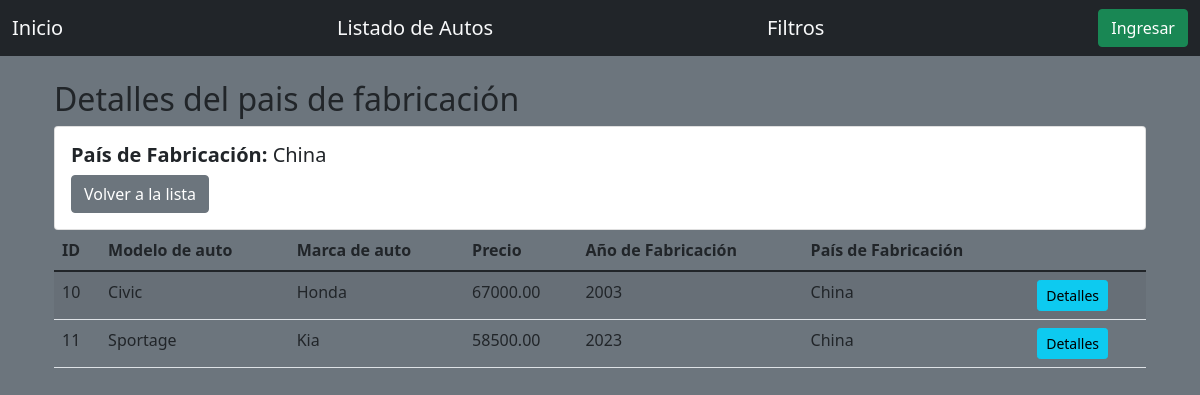
Screenshot of /vehiculos/pais/4/ with the database file from the repository.
### vehiculos/models.py (models this page shows, shortened)
class Pais(models.Model):
    name = models.CharField(max_length=20)
    def __str__(self):
        return self.name

class Auto(models.Model):
    name = models.CharField(max_length=120)
    mark = models.ForeignKey(
        Marca,
        on_delete=models.SET_NULL,
        related_name='marcas',
        null=True,
    )
    price = models.DecimalField(
        max_digits=10,
        decimal_places=2,
    )
    year = models.ForeignKey(
        Anio,
        on_delete=models.SET_NULL,
        related_name='anios',
        null=True,
    )
    fuel = models.ForeignKey(
        Combustible,
        on_delete=models.SET_NULL,
        related_name='combustibles',
        null=True,
    )
    country = models.ForeignKey(
        Pais,
        on_delete=models.SET_NULL,
        related_name='paises',
        null=True,
    )

class Marca(models.Model):
    name = models.CharField(max_length=30)
    def __str__(self):
        return self.name

class Anio(models.Model):
    name = models.CharField(max_length=20)
    def __str__(self):
        return self.name

### vehiculos/views/pais_view.py (the view)
def pais_detail(request, id:int):
    repoA = AutoRepository()
    pais = repoP.get_by_id(id)
    autos = repoA.filter_by_country(pais)
    return render(
        request,
        'paises/detail.html',
        dict (
            country = pais,
            cars = autos,
        )
    )

### vehiculos/repositories/auto.py (called while the page is built)
    def filter_by_country(
        self,
        pais: Pais,
    ) -> List[Auto]:
        return Auto.objects.filter(country=pais)

### vehiculos/repositories/pais.py (called while the page is built)
    def get_by_id(self, id: int) -> Optional[Pais]:
        try:
            pais = Pais.objects.get(id=id)
        except:
            pais = None
        return pais

### vehiculos/templates/paises/detail.html (shortened to what this page needs)
{% extends "home/base.html" %}
{% block content %}
<div class="container mt-3">
    <h2>Detalles del pais de fabricación</h2>
    <div class="card">
        <div class="card-body">
            <h5 class="card-title"><strong>País de Fabricación:</strong> {{ country.name }}</h5>
            <a href="{% url 'pais_list' %}" class="btn btn-secondary">Volver a la lista</a>
        </div>
    </div>
    <table class="table table-striped">
        <thead class="thead-inverse">
            <tr>
                <th>ID</th>
                <th>Modelo de auto</th>
                <th>Marca de auto</th>
                <th>Precio</th>
                <th>Año de Fabricación</th>
                <th>País de Fabricación</th>
            </tr>
        </thead>
        <tbody>
            {% for car in cars %}
                <tr>
                    <td scope="row">{{car.id}}</td>
                    <td>{{ car.name }}</td>
                    <td>{{ car.mark }}</td>
                    <td>{{ car.price }}</td>
                    <td>{{ car.year }}</td>
                    <td>{{ car.country }}</td>
                    <td>
                        <a href="{% url 'auto_detail' car.id %}" class="btn btn-info btn-sm">Detalles</a>
                    </td>
                </tr>
            {% endfor %}
        </tbody>
    </table>
</div>
{% endblock %}

### rows the page displays
Pais: name "China"
Auto: id "10", name "Civic", mark "Honda", price "67000.00", year "2003", country "China"
Auto: id "11", name "Sportage", mark "Kia", price "58500.00", year "2023", country "China"
